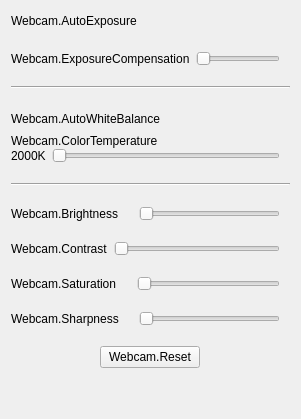
        <widget class="QWidget" name="ImageSettings">
         <property name="sizePolicy">
          <sizepolicy hsizetype="Fixed" vsizetype="Preferred">
           <horstretch>0</horstretch>
           <verstretch>0</verstretch>
          </sizepolicy>
         </property>
         <attribute name="title">
          <string>Webcam.ImagesSettings</string>
         </attribute>
         <layout class="QVBoxLayout" name="verticalLayout_8">
          <property name="spacing">
           <number>20</number>
          </property>
          <item>
           <layout class="QVBoxLayout" name="verticalLayout_11">
            <item>
             <layout class="QHBoxLayout" name="horizontalLayout_2" stretch="0,0,0">
              <property name="rightMargin">
               <number>10</number>
              </property>
              <item>
               <widget class="QLabel" name="label_3">
                <property name="sizePolicy">
                 <sizepolicy hsizetype="Fixed" vsizetype="Preferred">
                  <horstretch>0</horstretch>
                  <verstretch>0</verstretch>
                 </sizepolicy>
                </property>
                <property name="text">
                 <string>Webcam.AutoExposure</string>
                </property>
                <property name="scaledContents">
                 <bool>false</bool>
                </property>
                <property name="alignment">
                 <set>Qt::AlignLeading|Qt::AlignLeft|Qt::AlignVCenter</set>
                </property>
               </widget>
              </item>
              <item>
               <spacer name="horizontalSpacer">
                <property name="orientation">
                 <enum>Qt::Horizontal</enum>
                </property>
                <property name="sizeHint" stdset="0">
                 <size>
                  <width>40</width>
                  <height>20</height>
                 </size>
                </property>
               </spacer>
              </item>
              <item>
               <widget class="SwitchButton" name="buttonAutoExposure" native="true">
                <property name="minimumSize">
                 <size>
                  <width>50</width>
                  <height>20</height>
                 </size>
                </property>
                <property name="maximumSize">
                 <size>
                  <width>16777215</width>
                  <height>16777215</height>
                 </size>
                </property>
                <property name="cursor">
                 <cursorShape>PointingHandCursor</cursorShape>
                </property>
               </widget>
              </item>
             </layout>
            </item>
            <item>
             <layout class="QHBoxLayout" name="horizontalLayout_14">
              <property name="spacing">
               <number>6</number>
              </property>
              <property name="rightMargin">
               <number>10</number>
              </property>
              <item>
               <widget class="QLabel" name="labelExposure">
                <property name="sizePolicy">
                 <sizepolicy hsizetype="Fixed" vsizetype="Preferred">
                  <horstretch>0</horstretch>
                  <verstretch>0</verstretch>
                 </sizepolicy>
                </property>
                <property name="minimumSize">
                 <size>
                  <width>0</width>
                  <height>0</height>
                 </size>
                </property>
                <property name="text">
                 <string>Webcam.ExposureCompensation</string>
                </property>
               </widget>
              </item>
              <item>
               <widget class="QSlider" name="sliderExposure">
                <property name="orientation">
                 <enum>Qt::Horizontal</enum>
                </property>
               </widget>
              </item>
             </layout>
            </item>
           </layout>
          </item>
          <item>
           <widget class="Line" name="line">
            <property name="orientation">
             <enum>Qt::Horizontal</enum>
            </property>
           </widget>
          </item>
          <item>
           <layout class="QVBoxLayout" name="verticalLayout_10">
            <property name="spacing">
             <number>0</number>
            </property>
            <property name="rightMargin">
             <number>0</number>
            </property>
            <item>
             <layout class="QHBoxLayout" name="horizontalLayout_12">
              <property name="rightMargin">
               <number>10</number>
              </property>
              <property name="bottomMargin">
               <number>5</number>
              </property>
              <item>
               <widget class="QLabel" name="label_9">
                <property name="sizePolicy">
                 <sizepolicy hsizetype="Preferred" vsizetype="Preferred">
                  <horstretch>0</horstretch>
                  <verstretch>0</verstretch>
                 </sizepolicy>
                </property>
                <property name="text">
                 <string>Webcam.AutoWhiteBalance</string>
                </property>
               </widget>
              </item>
              <item>
               <spacer name="horizontalSpacer_2">
                <property name="orientation">
                 <enum>Qt::Horizontal</enum>
                </property>
                <property name="sizeHint" stdset="0">
                 <size>
                  <width>40</width>
                  <height>20</height>
                 </size>
                </property>
               </spacer>
              </item>
              <item>
               <widget class="SwitchButton" name="buttonWhitebalance" native="true">
                <property name="minimumSize">
                 <size>
                  <width>50</width>
                  <height>20</height>
                 </size>
                </property>
                <property name="cursor">
                 <cursorShape>PointingHandCursor</cursorShape>
                </property>
               </widget>
              </item>
             </layout>
            </item>
            <item>
             <widget class="QLabel" name="label_4">
              <property name="text">
               <string>Webcam.ColorTemperature</string>
              </property>
             </widget>
            </item>
            <item>
             <layout class="QVBoxLayout" name="verticalLayout_9">
              <property name="spacing">
               <number>6</number>
              </property>
              <property name="rightMargin">
               <number>0</number>
              </property>
              <item>
               <layout class="QHBoxLayout" name="horizontalLayout_7">
                <property name="rightMargin">
                 <number>10</number>
                </property>
                <item>
                 <widget class="QLabel" name="lableColortemperature">
                  <property name="sizePolicy">
                   <sizepolicy hsizetype="Fixed" vsizetype="Preferred">
                    <horstretch>0</horstretch>
                    <verstretch>0</verstretch>
                   </sizepolicy>
                  </property>
                  <property name="minimumSize">
                   <size>
                    <width>0</width>
                    <height>0</height>
                   </size>
                  </property>
                  <property name="maximumSize">
                   <size>
                    <width>16777215</width>
                    <height>16777215</height>
                   </size>
                  </property>
                  <property name="text">
                   <string>2000K</string>
                  </property>
                 </widget>
                </item>
                <item>
                 <widget class="QSlider" name="sliderColortemperature">
                  <property name="autoFillBackground">
                   <bool>false</bool>
                  </property>
                  <property name="orientation">
                   <enum>Qt::Horizontal</enum>
                  </property>
                 </widget>
                </item>
               </layout>
              </item>
             </layout>
            </item>
           </layout>
          </item>
          <item>
           <widget class="Line" name="line_2">
            <property name="orientation">
             <enum>Qt::Horizontal</enum>
            </property>
           </widget>
          </item>
          <item>
           <layout class="QHBoxLayout" name="horizontalLayout_8">
            <property name="rightMargin">
             <number>10</number>
            </property>
            <item>
             <widget class="QLabel" name="label_5">
              <property name="minimumSize">
               <size>
                <width>60</width>
                <height>0</height>
               </size>
              </property>
              <property name="text">
               <string>Webcam.Brightness</string>
              </property>
             </widget>
            </item>
            <item>
             <widget class="QSlider" name="sliderBrightness">
              <property name="orientation">
               <enum>Qt::Horizontal</enum>
              </property>
             </widget>
            </item>
           </layout>
          </item>
          <item>
           <layout class="QHBoxLayout" name="horizontalLayout_9">
            <property name="spacing">
             <number>6</number>
            </property>
            <property name="rightMargin">
             <number>10</number>
            </property>
            <item>
             <widget class="QLabel" name="label_6">
              <property name="sizePolicy">
               <sizepolicy hsizetype="Preferred" vsizetype="Preferred">
                <horstretch>0</horstretch>
                <verstretch>0</verstretch>
               </sizepolicy>
              </property>
              <property name="minimumSize">
               <size>
                <width>73</width>
                <height>0</height>
               </size>
              </property>
              <property name="text">
               <string>Webcam.Contrast</string>
              </property>
             </widget>
            </item>
            <item>
             <widget class="QSlider" name="sliderContrast">
              <property name="orientation">
               <enum>Qt::Horizontal</enum>
              </property>
             </widget>
            </item>
           </layout>
          </item>
          <item>
           <layout class="QHBoxLayout" name="horizontalLayout_10">
            <property name="rightMargin">
             <number>10</number>
            </property>
            <item>
             <widget class="QLabel" name="label_7">
              <property name="sizePolicy">
               <sizepolicy hsizetype="Preferred" vsizetype="Preferred">
                <horstretch>0</horstretch>
                <verstretch>0</verstretch>
               </sizepolicy>
              </property>
              <property name="minimumSize">
               <size>
                <width>60</width>
                <height>0</height>
               </size>
              </property>
              <property name="text">
               <string>Webcam.Saturation</string>
              </property>
             </widget>
            </item>
            <item>
             <widget class="QSlider" name="sliderChroma">
              <property name="orientation">
               <enum>Qt::Horizontal</enum>
              </property>
             </widget>
            </item>
           </layout>
          </item>
          <item>
           <layout class="QHBoxLayout" name="horizontalLayout_11">
            <property name="rightMargin">
             <number>10</number>
            </property>
            <item>
             <widget class="QLabel" name="label_8">
              <property name="minimumSize">
               <size>
                <width>60</width>
                <height>0</height>
               </size>
              </property>
              <property name="text">
               <string>Webcam.Sharpness</string>
              </property>
             </widget>
            </item>
            <item>
             <widget class="QSlider" name="sliderAcutance">
              <property name="orientation">
               <enum>Qt::Horizontal</enum>
              </property>
             </widget>
            </item>
           </layout>
          </item>
          <item>
           <layout class="QHBoxLayout" name="horizontalLayout_15">
            <item>
             <widget class="QPushButton" name="buttonImagesSettingsReset">
              <property name="minimumSize">
               <size>
                <width>100</width>
                <height>0</height>
               </size>
              </property>
              <property name="maximumSize">
               <size>
                <width>100</width>
                <height>16777215</height>
               </size>
              </property>
              <property name="text">
               <string>Webcam.Reset</string>
              </property>
             </widget>
            </item>
           </layout>
          </item>
          <item>
           <spacer name="verticalSpacer">
            <property name="orientation">
             <enum>Qt::Vertical</enum>
            </property>
            <property name="sizeHint" stdset="0">
             <size>
              <width>20</width>
              <height>40</height>
             </size>
            </property>
           </spacer>
          </item>
         </layout>
        </widget>
